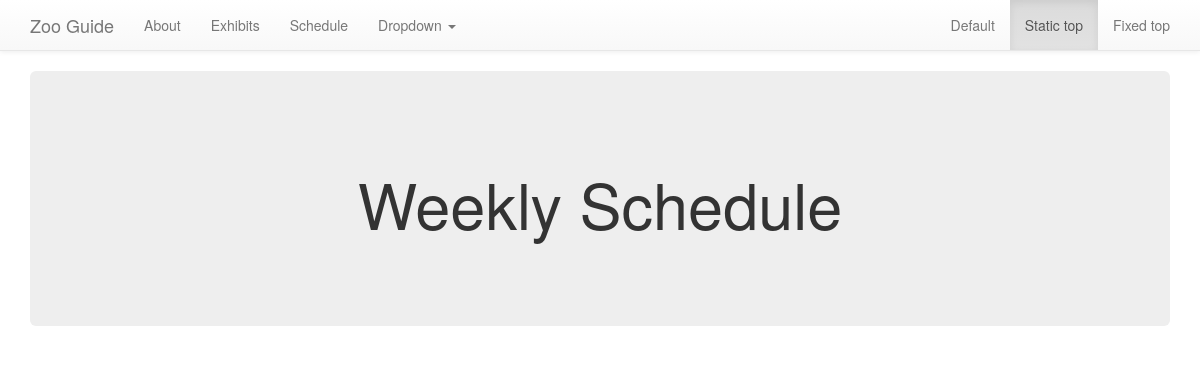
/schedule/, run on an earlier commit of the app's database.
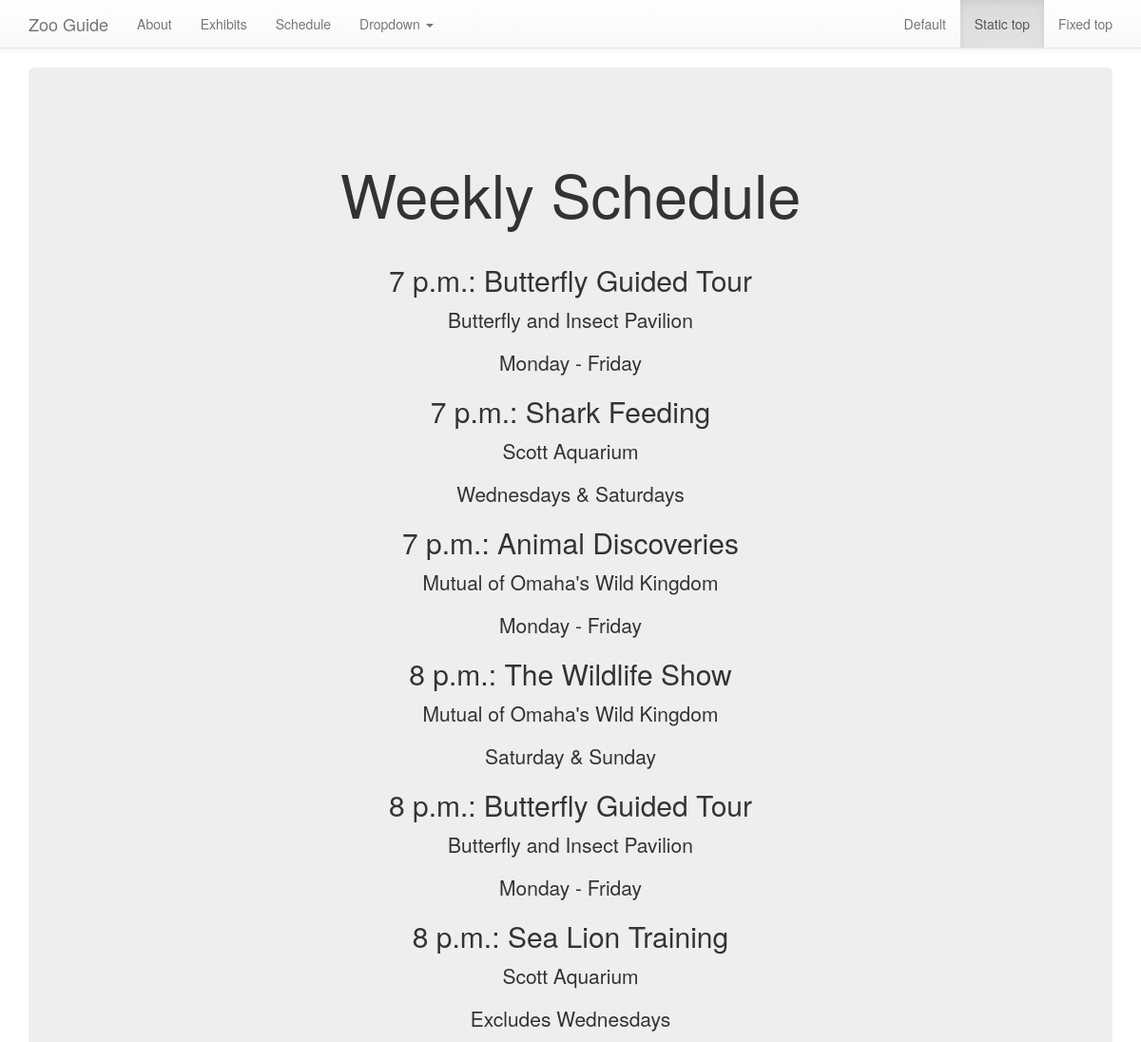
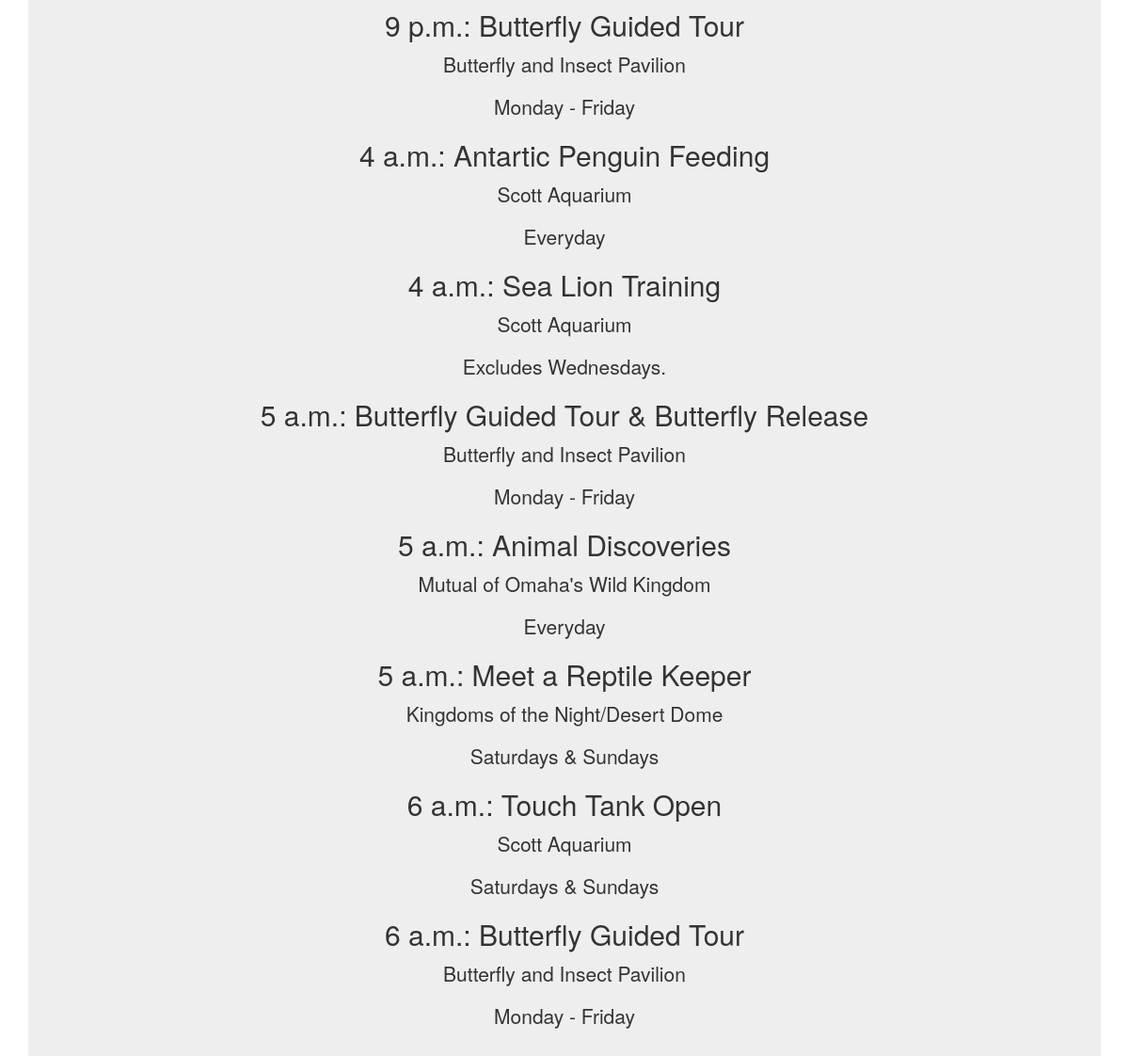
And on a later commit of the database (2 pictures, top to bottom).
### zooguide/models.py (models this page shows, shortened)
class Schedule(models.Model):
    time = models.DateTimeField()
    title = models.CharField(max_length=100)
    location = models.ManyToManyField(Exhibits, blank=True, null=True)
    description = models.TextField()

class Exhibits(models.Model):
    exhibit_name = models.CharField(max_length=35)
    exhibit_date = models.DateTimeField()
    exhibit_cost = models.IntegerField(blank=True, null=True)
    exhibit_awards = models.TextField(blank=True, null=True)
    exhibit_latest = models.TextField(blank=True, null=True)
    exhibit_ilink = models.URLField(blank=True, null=True)
    description = models.TextField()
    animals = models.ManyToManyField(Animals, blank=True, null=True)
    def __unicode__(self):
        return self.exhibit_name

### zooguide/views.py (the view)
# urls.py: url(r'schedule/$', views.schedule),
def schedule(request):
    schedule = Schedule.objects.order_by('time')
    context = {"schedule":schedule}
    return render(request, 'schedule.html', context)

### zooguide/templates/schedule.html
{% extends "base.html" %}
{% block content %}
<h1 class="exhibit_aod">Weekly Schedule</h1>
{% for object in schedule %}
<h2>{{ object.time|date:"g a" }}: {{ object.title }}</h2>
<p>{% for location in object.location.all %}{{ location }}{% endfor %}</p>
<p>{{ object.description }}</p>
{% endfor %}
{% endblock %}

What changed in the data, as far as the page shows it:
added Schedule: time "7 p.m.", title "Butterfly Guided Tour", description "Monday - Friday"
now on this page (row unchanged): Exhibits: exhibit_name "Butterfly and Insect Pavilion"
added Schedule: time "7 p.m.", title "Shark Feeding", description "Wednesdays & Saturdays"
now on this page (row unchanged): Exhibits: exhibit_name "Scott Aquarium"
added Schedule: time "7 p.m.", title "Animal Discoveries", description "Monday - Friday"
now on this page (row unchanged): Exhibits: exhibit_name "Mutual of Omaha's Wild Kingdom"
added Schedule: time "8 p.m.", title "The Wildlife Show", description "Saturday & Sunday"
added Schedule: time "8 p.m.", title "Butterfly Guided Tour", description "Monday - Friday"
added Schedule: time "8 p.m.", title "Sea Lion Training", description "Excludes Wednesdays"
added Schedule: time "9 p.m.", title "Butterfly Guided Tour", description "Monday - Friday"
added Schedule: time "4 a.m.", title "Antartic Penguin Feeding", description "Everyday"
added Schedule: time "4 a.m.", title "Sea Lion Training", description "Excludes Wednesdays."
added Schedule: time "5 a.m.", title "Butterfly Guided Tour & Butterfly Release", description "Monday - Friday"
added Schedule: time "5 a.m.", title "Animal Discoveries", description "Everyday"
added Schedule: time "5 a.m.", title "Meet a Reptile Keeper", description "Saturdays & Sundays"
now on this page (row unchanged): Exhibits: exhibit_name "Kingdoms of the Night/Desert Dome", shown under "5 a.m."
added Schedule: time "6 a.m.", title "Touch Tank Open", description "Saturdays & Sundays"
added Schedule: time "6 a.m.", title "Butterfly Guided Tour", description "Monday - Friday"
